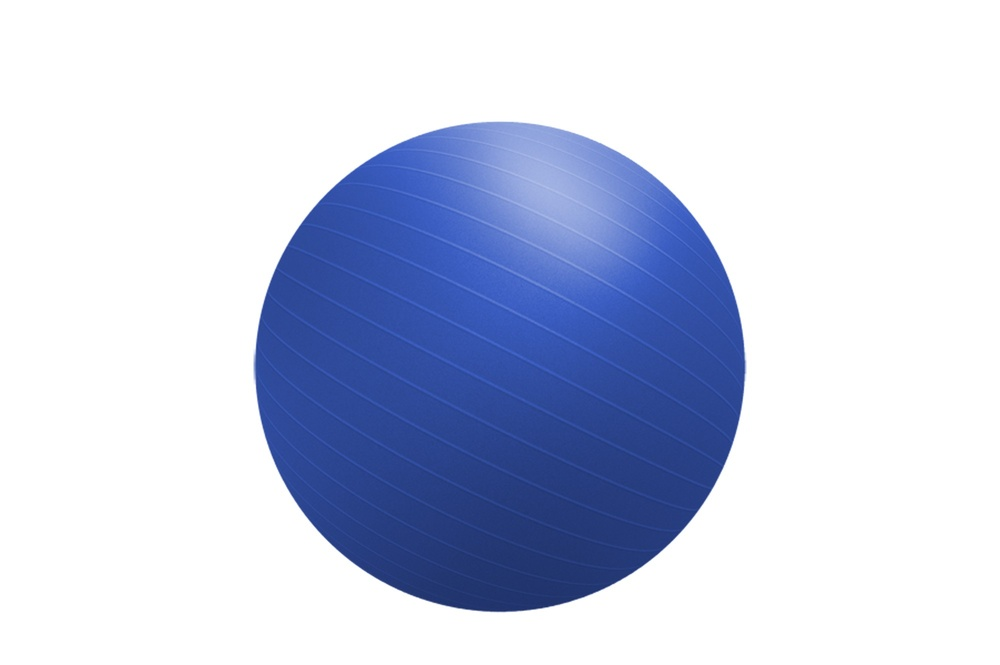
#> input picture Week_7/Day_1_Computer_Vision_1/Projects/2_Ball_tracker/ball.jpg, 1000 x 665 px, shrunk from 2000 x 1330 before the run
$ jupyter execute Ch1_Project_2_Ball_Tracker.ipynb   (shell and % lines are left out)
#> lines starting #> are read from the running program, lines starting #| are printed output that depends on the picture; after the words box and inside, x2 and y2 are one past the last pixel; in counts of white or black regions, pixels touching at a corner belong together
# Ball Tracker

## Level 1

1. Given an image with a ball on it isolate the ball

[cell 1]
#Import the libraries
import cv2
import numpy as np
import matplotlib.pyplot as plt
from PIL import ImageFont, ImageDraw, Image

[cell 2]
def showImg(img,title= ''):
    plt.figure(figsize = (10,5));
    plt.title(title)
    plt.imshow(cv2.cvtColor(img, cv2.COLOR_BGR2RGB))

def showGrayScaleImg(img,title= ''):
    plt.figure(figsize = (10,5));
    plt.title(title)
    plt.imshow(img, cmap='gray')

[cell 3]
img = cv2.imread('ball.jpg')
#> img is the input picture: shape (665, 1000, 3); mean B, G, R 228.6, 206.5, 199
showImg(img)

[cell 4]
#set the lower and upper bound
lower_range = (90,0,20)
upper_range = (130,255,255)

#create hsv version of the image
hsv = cv2.cvtColor(img, cv2.COLOR_BGR2HSV) #ya no ocupo esto por que ya lo habia creado
#> hsv: shape (665, 1000, 3); mean H, S, V 33.5, 47.5, 228.6

#create copy for the masked image
masked_img = np.copy(img)

#define the mask
mask = cv2.inRange(hsv,lower_range,upper_range)
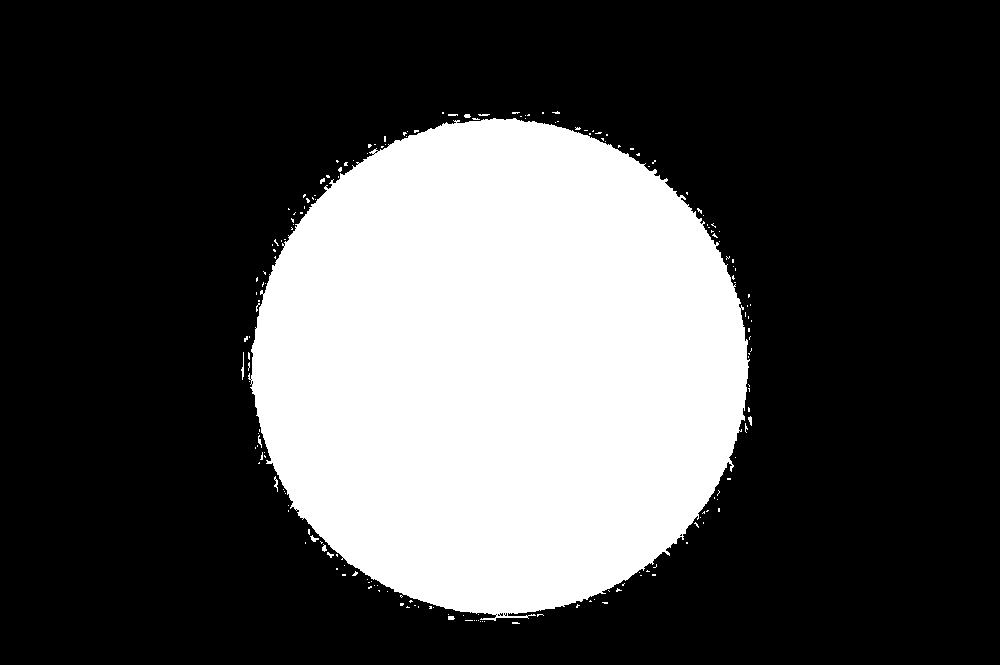
#> mask: shape (665, 1000); 29.2% white; 187 white regions (175 under 20 px), largest, box (x1, y1, x2, y2) and area: (248, 118, 750, 621) 192734, (241, 352, 244, 380) 40, (274, 476, 278, 492) 31

#aplly the mask
masked_img[mask == 0 ] = [0,0,0]
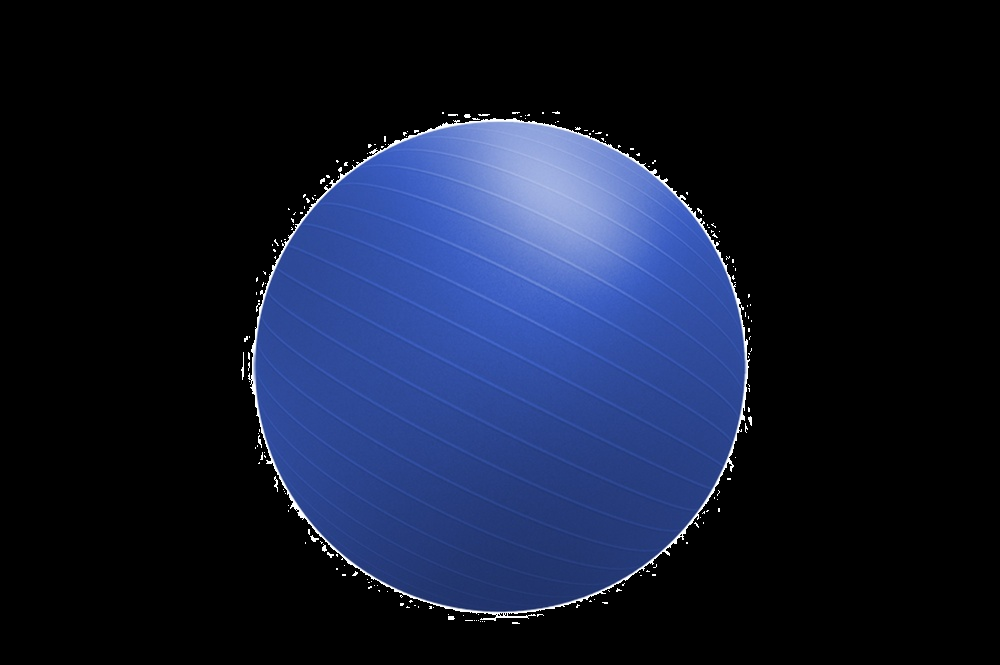
#> masked_img: shape (665, 1000, 3); mean B, G, R 48, 25.9, 18.4

#plot
plt.figure(figsize = (10,5));
plt.imshow(cv2.cvtColor(masked_img,cv2.COLOR_BGR2RGB))
